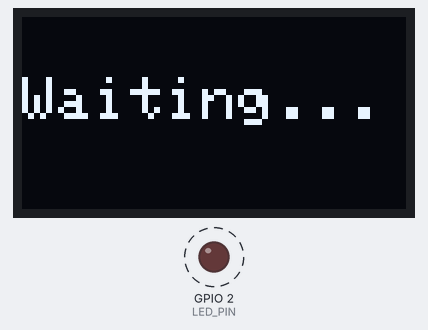
Recording of a sketch running on a simulated ESP32. Parts: 128×64 one-colour display, output pins drawn as LEDs (lit = HIGH). Dashed ring = blinking.

Above: at 0.2 s.
Timing chart, 0 to 130.0 s (numbered marks = the images above):
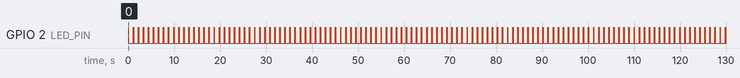

Measured:
- by itself, GPIO 2 (LED_PIN): alternates HIGH for 0.10 s and LOW for 1.0 s

The sketch:

sketch.ino
```cpp
#include <Arduino.h>
#include <Wire.h>
#include <Adafruit_GFX.h>
#include <Adafruit_SSD1306.h>
#include <ArduinoJson.h>

#define SCREEN_WIDTH 128
#define SCREEN_HEIGHT 64
#define LED_PIN 2

Adafruit_SSD1306 display(SCREEN_WIDTH, SCREEN_HEIGHT, &Wire, -1);

// RTOS Handles
QueueHandle_t commandQueue;

// Shared variable
int currentDelay = 1000;

// Queue structure
struct Command {
  char text[20];
  int blinkRate;
};

// ==========================================
// HEART TASK
// ==========================================
void HeartTask(void *pvParameters) {
  pinMode(LED_PIN, OUTPUT);

  for (;;) {
    digitalWrite(LED_PIN, HIGH);
    vTaskDelay(100 / portTICK_PERIOD_MS);

    digitalWrite(LED_PIN, LOW);
    vTaskDelay(currentDelay / portTICK_PERIOD_MS);
  }
}

// ==========================================
// INPUT TASK
// ==========================================
void InputTask(void *pvParameters) {
  Serial.begin(115200);

  for (;;) {
    if (Serial.available() > 0) {
      String input = Serial.readStringUntil('\n');
      input.trim();

      StaticJsonDocument<200> doc;
      if (deserializeJson(doc, input) == DeserializationError::Ok) {

        Command cmd;

        strlcpy(cmd.text, doc["msg"], sizeof(cmd.text));
        cmd.blinkRate = doc["delay"];

        xQueueSend(commandQueue, &cmd, portMAX_DELAY);

        Serial.println("Command sent.");
      }
      else {
        Serial.println("JSON Error");
      }
    }

    vTaskDelay(50 / portTICK_PERIOD_MS);
  }
}

// ==========================================
// DISPLAY TASK
// ==========================================
void DisplayTask(void *pvParameters) {
  Command receivedCmd;

  display.begin(SSD1306_SWITCHCAPVCC, 0x3C);

  display.clearDisplay();
  display.setTextSize(2);
  display.setTextColor(SSD1306_WHITE);
  display.setCursor(0, 20);
  display.println("Waiting...");
  display.display();

  for (;;) {
    if (xQueueReceive(commandQueue, &receivedCmd, portMAX_DELAY)) {

      currentDelay = receivedCmd.blinkRate;

      display.clearDisplay();
      display.setCursor(0, 20);
      display.println(receivedCmd.text);
      display.display();

      Serial.println("Display updated.");
    }
  }
}

// ==========================================
void setup() {

  commandQueue = xQueueCreate(5, sizeof(Command));

  xTaskCreate(HeartTask, "Heart", 2048, NULL, 1, NULL);
  xTaskCreate(InputTask, "Input", 4096, NULL, 2, NULL);
  xTaskCreate(DisplayTask, "Display", 4096, NULL, 2, NULL);

}

void loop() {}
```
